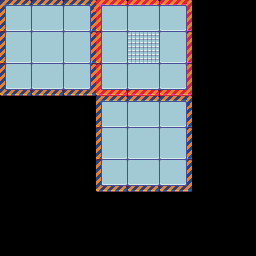

This game map was drawn from its Tiled (.tmx) file and the tilesets committed beside it. A one-line description and the full map source follow:
An orthogonal 8x8 tile map with 32x32 px tiles, 3 tile layers (tile-1, tile-2, tile-3).

<map version="1.5" tiledversion="1.7.0" orientation="orthogonal" renderorder="right-down" width="8" height="8" tilewidth="32" tileheight="32" infinite="0" nextlayerid="10" nextobjectid="1">
 <tileset firstgid="1" source="tilesheet.tsx" />
 <layer id="1" name="tile-1" width="8" height="8">
  <properties>
   <property name="key" value="value1" />
  </properties>
  <data encoding="csv">
6,7,8,0,0,0,0,0,
20,21,22,0,0,0,0,0,
34,35,36,0,0,0,0,0,
0,0,0,0,0,0,0,0,
0,0,0,0,0,0,0,0,
0,0,0,0,0,0,0,0,
0,0,0,0,0,0,0,0,
0,0,0,0,0,0,0,0
</data>
 </layer>
 <group id="3" name="group-1" locked="1">
  <properties>
   <property name="key" type="color" value="#12345678" />
  </properties>
  <layer id="5" name="tile-2" locked="0" width="8" height="8">
   <properties>
    <property name="key" value="value2" />
   </properties>
   <data encoding="csv">
0,0,0,0,0,0,0,0,
0,0,0,0,0,0,0,0,
0,0,0,0,0,0,0,0,
0,0,0,6,7,8,0,0,
0,0,0,20,21,22,0,0,
0,0,0,34,35,36,0,0,
0,0,0,0,0,0,0,0,
0,0,0,0,0,0,0,0
</data>
  </layer>
 </group>
 <group id="6" name="group-2">
  <properties>
   <property name="key" value="value5" />
  </properties>
  <group id="8" name="group-3">
   <properties>
    <property name="key" value="value6" />
   </properties>
   <layer id="9" name="tile-3" width="8" height="8">
    <properties>
     <property name="key" value="value3" />
    </properties>
    <data encoding="csv">
0,0,0,48,49,50,0,0,
0,0,0,62,63,64,0,0,
0,0,0,76,77,78,0,0,
0,0,0,0,0,0,0,0,
0,0,0,0,0,0,0,0,
0,0,0,0,0,0,0,0,
0,0,0,0,0,0,0,0,
0,0,0,0,0,0,0,0
</data>
   </layer>
  </group>
 </group>
</map>
